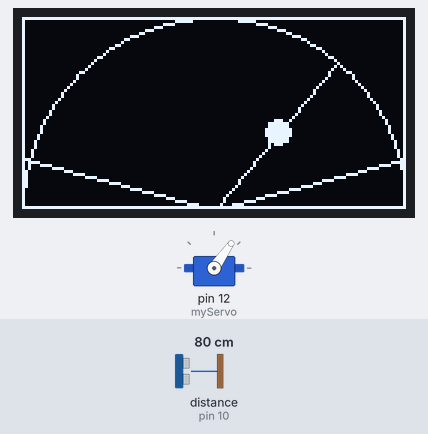
Bench run of a sketch on a simulated Arduino Uno, built with avr-gcc and run on an emulated ATmega328P. Parts: servo, 128×64 one-colour display. Wiring (inferred from the names in the program): ultrasonic range finder: trigger pin 11; echo pin 10. The test bench sets the inputs (shaded band); at power-on: distance to the obstacle (sensor on pin 10) 80 cm. The echo pulse lasts 58.3 µs per cm; what the sketch prints to the serial monitor is not drawn.

Above: at 1.2 s.
1.3 s: distance to the obstacle (sensor on pin 10) set to 250 cm
At 1.55 s:
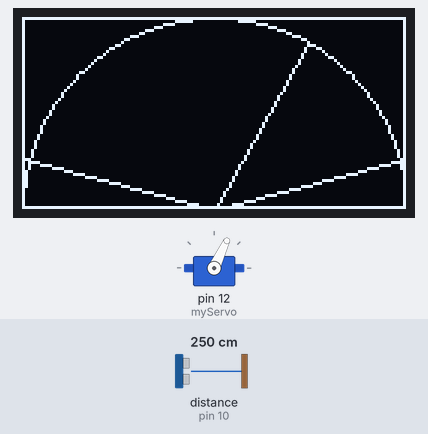
3.2 s: distance to the obstacle (sensor on pin 10) set to 2 cm
At 4.63 s:
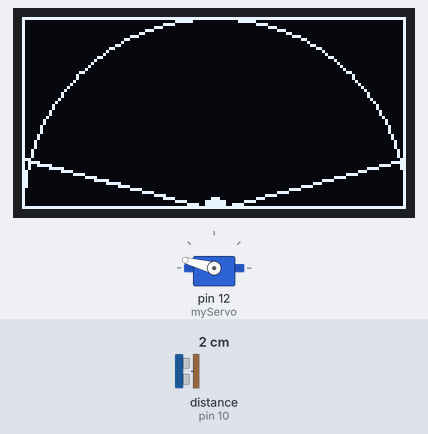
5.2 s: distance to the obstacle (sensor on pin 10) set to 11 cm
At 5.47 s:
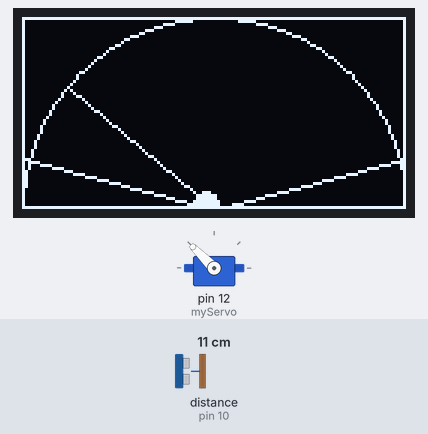
7.8 s: distance to the obstacle (sensor on pin 10) set to 14 cm
At 8.26 s:
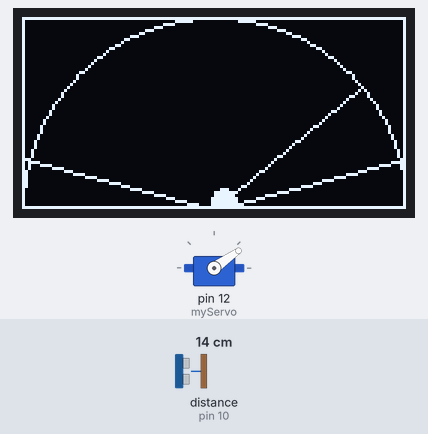
10.3 s: distance to the obstacle (sensor on pin 10) set to 299 cm
At 14.23 s:
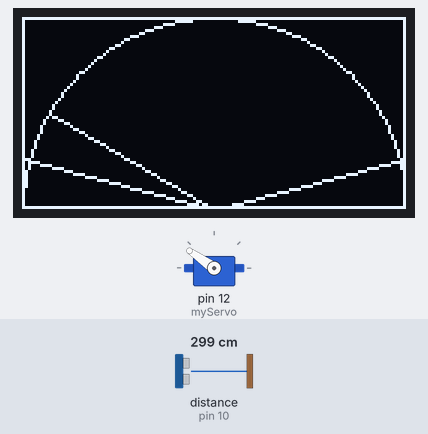
Timing chart, 0 to 14.3 s (numbered marks = the images above; inputs shaded):
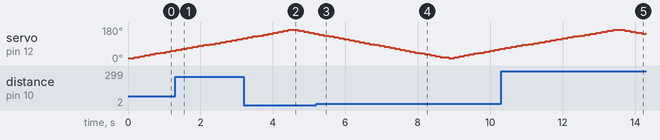

Measured:
- the behaviour switches between 12 and 13 cm on distance to the obstacle (sensor on pin 10) (found by bisection; images 3 and 4)
- after the input at 1.3 s, the display: first differs from a run without the input after 0.18 s (image 1)
- after the input at 3.2 s, the display: first changes after 0.11 s (image 2 shows a later state)
- by itself, servo on pin 12 (myServo): rises from 65° to 165° in 3.0 s, then falls to 145° in 0.78 s

The sketch:

Radar_prototyp.ino
```cpp
/*
  Author: Arvid Pettersson

  Date: 2024-02-25

  Description: This program works as a radar, utilizing an ultrasonic sensor and an Oled screen.
  You can follow the sensors movements on the screen and if it detects an object it will draw that on the screen
*/

#include <Servo.h> // Includes the Servo library
#include <Adafruit_GFX.h> //Includes Adafruit libraries
#include <Adafruit_SSD1306.h>


#define SCREEN_WIDTH 128 // defines Variable SCREEN_WIDTH to the OLED display width in pixels
#define SCREEN_HEIGHT 64 // defines Variable SCREEN_HEIGHT to the OLED display height in pixels

// Defines Trig and Echo pins of the Ultrasonic Sensor
const int trigPin = 11;
const int echoPin = 10;
// Variables for the duration and the distance
long duration;
int distance;

Adafruit_SSD1306 display(SCREEN_WIDTH, SCREEN_HEIGHT, &Wire, -1);
Servo myServo; // Creates a servo object for controlling the servo motor

void setup() {
  pinMode(trigPin, OUTPUT); // Sets the trigPin as an Output
  pinMode(echoPin, INPUT); // Sets the echoPin as an Input
  Serial.begin(9600);
  myServo.attach(12); // Defines the pin used by the servo motor
  if (!display.begin(SSD1306_SWITCHCAPVCC, 0x3C)) { //if the Oled screen dosn't start, notify the user by writing a message in the serial monitor
    Serial.println("SSD1306 allocation failed");
    for (;;);
  }
}
void loop() {
  // rotates the servo motor from 15 to 165 degrees, the servo motor turns +5 degrees every time the loop is ran
  for (int i = 15; i <= 165; i += 5) {
    myServo.write(i);
    delay(50);
    distance = calculateDistance();
    updateOled(i, distance);


    Serial.println ("grader:" + String(i)); // Sends the current degree into the Serial Port
    Serial.print(","); // Sends addition character right next to the previous value needed later in the Processing IDE for indexing
    Serial.println("distans:" + String(distance)); // Sends the distance value into the Serial Port
    Serial.print("."); // Sends addition character right next to the previous value needed later in the Processing IDE for indexing
  }
  // rotates the servo motor from 165 to 15 degrees, the servo motor turns -5 degrees every time the loop is ran
  for (int i = 165; i > 15; i -= 5) {
    myServo.write(i);
    delay(50);
    distance = calculateDistance();
    updateOled(i, distance);

    //Serial.println("grader:" + String(i));
    //Serial.print(",");
    Serial.println("Distans:" + String(distance));
    Serial.print(".");
  }
  delay (100);
}
// Function for calculating the distance measured by the Ultrasonic sensor
int calculateDistance() {

  digitalWrite(trigPin, LOW);
  delayMicroseconds(2);
  // Sets the trigPin on HIGH state for 10 micro seconds
  digitalWrite(trigPin, HIGH);
  delayMicroseconds(10);
  digitalWrite(trigPin, LOW);
  duration = pulseIn(echoPin, HIGH); // Reads the echoPin, returns the sound wave travel time in microseconds
  distance = (duration / 29 / 2); //((duration * 0.034) / 2);
  return distance;
}

// Function calling the different help functions. Updates the Oled screen with current servo position and distance to surrounding object
void updateOled(int v, int d) {
  display.clearDisplay();
  screenBackground();
  drawRadius(v);
  drawElement(v, d);
}


void screenBackground() { // Help function that draws all the static, non-changing patterns on the Oled screen
  display.drawRect(0, 0, SCREEN_WIDTH, SCREEN_HEIGHT, WHITE); //draws a rectangle as a frame
  display.drawLine(64, 64, 128, 47, WHITE);//Draws the lines indicating the 15 to 165 degree field where the servo moves
  display.drawLine(64, 64, 0, 47, WHITE);
  display.drawCircle(64, 64, 64, WHITE);//Draws a circle, of which only half is seen to indicate the maximum distance that the ultrasonic sensor can effectively and reliably detect an object
  display.display();
}

void drawRadius(int v) { //Help function that draws the radius using values taken from the servo and ultrasonic sensor
  display.drawLine(64, 64, 64 + int(cos(radians(v)) * 64), 64 - int(sin(radians(v)) * 64), WHITE);// Draws the radius
  display.display();
}

void drawElement(int v, int d) { //Help function that draws a circle at the distance of a detected object
  d = map(d, 0, 150, 0, 64); //The span of 0 to 150 cm detected by the ultrasonic sensor is 0 to 64 pixels on the Oled screen
  int x = int(cos(radians(v)) * d);
  int y = int(sin(radians(v)) * d);
  if (distance != 0) {
    display.fillCircle(64 + x, 64 - y, 4, WHITE);//Draws the small circle att the right distance along the radius
  }
  display.display();
}
```
